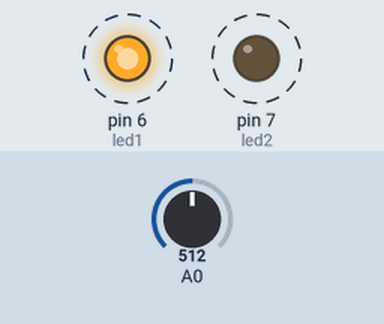
A sketch run on a simulated Arduino Uno, built with avr-gcc and run on an emulated ATmega328P. Shown: output pins drawn as LEDs (lit = HIGH). Dashed ring = blinking. The inputs (shaded band) are chosen by the test bench; at power-on: A0 = 512. What the sketch prints to the serial monitor is not drawn.

Above: at 0.5 s.
Timing chart, 0 to 4.6 s (numbered marks = the images above):
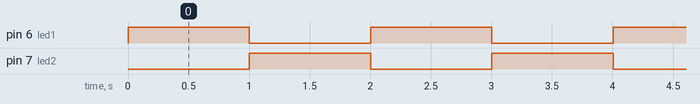

The sketch:

arduinolab2.ino
```cpp
/*
  Zachary Partal
  ECEN 489 Lab 2
 */

int led1 = 6;
int led2 = 7;

int led_state1 = HIGH;
int led_state2 = LOW;

unsigned long curr_ms = 0;
long prev_ms_light = 0;
long prev_ms_pr = 0;
int blink_interval = 1000; // blink interval in ms
int print_interval = 1000;

int pr_val = 0;

// the setup routine runs once when you press reset:
void setup() {
  // initialize serial communication at 9600 bits per second:
  Serial.begin(9600);
  pinMode(led1,OUTPUT);
  pinMode(led2,OUTPUT);
  pinMode(A0, INPUT);
}

// the loop routine runs over and over again forever:
void loop() {

  curr_ms = millis();

  if (curr_ms - prev_ms_light > blink_interval) {
    prev_ms_light = curr_ms;

    if (led_state1 == LOW) {
      led_state1 = HIGH;
      led_state2 = LOW;
    }
    else {
      led_state1 = LOW;
      led_state2 = HIGH;
    }
  }

  if (curr_ms - prev_ms_pr > print_interval) {
    prev_ms_pr = curr_ms;
    pr_val = analogRead(A0);
    Serial.println(pr_val);
  }

  // Write Pins
  digitalWrite(led1, led_state1);
  digitalWrite(led2, led_state2);
}
```

Measured:
- by itself, pin 6 (led1), pin 7 (led2): alternates HIGH for 1.0 s and LOW for 1.0 s
